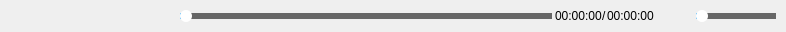
<?xml version="1.0" encoding="UTF-8"?>
<ui version="4.0">
 <class>MediaToolBarUI</class>
 <widget class="QWidget" name="MediaToolBarUI">
  <property name="geometry">
   <rect>
    <x>0</x>
    <y>0</y>
    <width>786</width>
    <height>32</height>
   </rect>
  </property>
  <property name="styleSheet">
   <string notr="true">#MediaPauseBtn{
	border-image:url(:/Resources/media_pause.png);
}

#MediaPauseBtn:hover{
	border-image:url(:/Resources/media_pause_hover.png);
} 

#MediaPlayBtn{
	border-image:url(:/Resources/media_play.png);
} 

#MediaPlayBtn:hover{
	border-image:url(:/Resources/media_play_hover.png);
} 

#MediaStopBtn{
	border-image:url(:/Resources/media_stop.png);
} 

#MediaStopBtn:hover{
	border-image:url(:/Resources/media_stop_hover.png);
} 

#MediaToolBarUI QLabel{
	color:black;
} 

QSlider{
	min-height:12px;
	max-height:12px;
}

QSlider::groove:horizontal{
	margin-top: 3px;
	margin-bottom: 3px;
	background-color:rgb(102,102,102);
} 

QSlider::sub-page:horizontal{
	margin-top: 3px;
	margin-bottom: 3px;
	background-color:rgb(62,173,245);
}

QSlider::handle:horizontal{
	margin-top: -3px;
	margin-bottom: -3px;
	width:12px;
	background:white;
	border-radius: 6px;
} 


</string>
  </property>
  <layout class="QHBoxLayout" name="horizontalLayout_4">
   <property name="spacing">
    <number>0</number>
   </property>
   <property name="leftMargin">
    <number>0</number>
   </property>
   <property name="topMargin">
    <number>0</number>
   </property>
   <property name="rightMargin">
    <number>0</number>
   </property>
   <property name="bottomMargin">
    <number>0</number>
   </property>
   <item>
    <widget class="QWidget" name="MediaCtrlArea" native="true">
     <layout class="QHBoxLayout" name="horizontalLayout_5">
      <property name="spacing">
       <number>10</number>
      </property>
      <property name="leftMargin">
       <number>0</number>
      </property>
      <property name="topMargin">
       <number>0</number>
      </property>
      <property name="rightMargin">
       <number>0</number>
      </property>
      <property name="bottomMargin">
       <number>0</number>
      </property>
      <item>
       <spacer name="horizontalSpacer_3">
        <property name="orientation">
         <enum>Qt::Horizontal</enum>
        </property>
        <property name="sizeType">
         <enum>QSizePolicy::Fixed</enum>
        </property>
        <property name="sizeHint" stdset="0">
         <size>
          <width>10</width>
          <height>20</height>
         </size>
        </property>
       </spacer>
      </item>
      <item>
       <widget class="QPushButton" name="MediaPlayBtn">
        <property name="sizePolicy">
         <sizepolicy hsizetype="Preferred" vsizetype="Preferred">
          <horstretch>0</horstretch>
          <verstretch>0</verstretch>
         </sizepolicy>
        </property>
        <property name="focusPolicy">
         <enum>Qt::NoFocus</enum>
        </property>
        <property name="toolTip">
         <string>播放</string>
        </property>
        <property name="iconSize">
         <size>
          <width>32</width>
          <height>32</height>
         </size>
        </property>
        <property name="flat">
         <bool>true</bool>
        </property>
       </widget>
      </item>
      <item>
       <widget class="QPushButton" name="MediaPauseBtn">
        <property name="sizePolicy">
         <sizepolicy hsizetype="Preferred" vsizetype="Preferred">
          <horstretch>0</horstretch>
          <verstretch>0</verstretch>
         </sizepolicy>
        </property>
        <property name="focusPolicy">
         <enum>Qt::NoFocus</enum>
        </property>
        <property name="toolTip">
         <string>暂停</string>
        </property>
        <property name="iconSize">
         <size>
          <width>32</width>
          <height>32</height>
         </size>
        </property>
        <property name="flat">
         <bool>true</bool>
        </property>
       </widget>
      </item>
      <item>
       <widget class="QPushButton" name="MediaStopBtn">
        <property name="sizePolicy">
         <sizepolicy hsizetype="Preferred" vsizetype="Preferred">
          <horstretch>0</horstretch>
          <verstretch>0</verstretch>
         </sizepolicy>
        </property>
        <property name="focusPolicy">
         <enum>Qt::NoFocus</enum>
        </property>
        <property name="toolTip">
         <string>停止</string>
        </property>
        <property name="iconSize">
         <size>
          <width>32</width>
          <height>32</height>
         </size>
        </property>
        <property name="flat">
         <bool>true</bool>
        </property>
       </widget>
      </item>
     </layout>
    </widget>
   </item>
   <item>
    <spacer name="horizontalSpacer_6">
     <property name="orientation">
      <enum>Qt::Horizontal</enum>
     </property>
     <property name="sizeType">
      <enum>QSizePolicy::Fixed</enum>
     </property>
     <property name="sizeHint" stdset="0">
      <size>
       <width>30</width>
       <height>20</height>
      </size>
     </property>
    </spacer>
   </item>
   <item>
    <widget class="QWidget" name="PlayProgressArea" native="true">
     <property name="sizePolicy">
      <sizepolicy hsizetype="Preferred" vsizetype="Expanding">
       <horstretch>0</horstretch>
       <verstretch>0</verstretch>
      </sizepolicy>
     </property>
     <layout class="QHBoxLayout" name="horizontalLayout">
      <property name="spacing">
       <number>0</number>
      </property>
      <property name="leftMargin">
       <number>0</number>
      </property>
      <property name="topMargin">
       <number>0</number>
      </property>
      <property name="rightMargin">
       <number>0</number>
      </property>
      <property name="bottomMargin">
       <number>0</number>
      </property>
      <item>
       <widget class="SliderWithDescPoint" name="PlayProgressBar">
        <property name="sizePolicy">
         <sizepolicy hsizetype="Expanding" vsizetype="Preferred">
          <horstretch>0</horstretch>
          <verstretch>0</verstretch>
         </sizepolicy>
        </property>
        <property name="minimumSize">
         <size>
          <width>0</width>
          <height>12</height>
         </size>
        </property>
        <property name="focusPolicy">
         <enum>Qt::NoFocus</enum>
        </property>
        <property name="singleStep">
         <number>15000</number>
        </property>
        <property name="pageStep">
         <number>15000</number>
        </property>
        <property name="orientation">
         <enum>Qt::Horizontal</enum>
        </property>
       </widget>
      </item>
      <item>
       <widget class="QWidget" name="timeInfoWidget" native="true">
        <layout class="QHBoxLayout" name="horizontalLayout_3">
         <property name="spacing">
          <number>0</number>
         </property>
         <property name="leftMargin">
          <number>3</number>
         </property>
         <property name="topMargin">
          <number>0</number>
         </property>
         <property name="rightMargin">
          <number>3</number>
         </property>
         <property name="bottomMargin">
          <number>0</number>
         </property>
         <item>
          <widget class="QLabel" name="PlayTimelabel">
           <property name="text">
            <string>00:00:00</string>
           </property>
          </widget>
         </item>
         <item>
          <widget class="QLabel" name="PlayTimelabel_2">
           <property name="text">
            <string>/</string>
           </property>
          </widget>
         </item>
         <item>
          <widget class="QLabel" name="TotalTimelabel">
           <property name="text">
            <string>00:00:00</string>
           </property>
          </widget>
         </item>
        </layout>
        <zorder>TotalTimelabel</zorder>
        <zorder>PlayTimelabel_2</zorder>
        <zorder>PlayTimelabel</zorder>
       </widget>
      </item>
     </layout>
    </widget>
   </item>
   <item>
    <spacer name="horizontalSpacer_7">
     <property name="orientation">
      <enum>Qt::Horizontal</enum>
     </property>
     <property name="sizeType">
      <enum>QSizePolicy::Fixed</enum>
     </property>
     <property name="sizeHint" stdset="0">
      <size>
       <width>30</width>
       <height>20</height>
      </size>
     </property>
    </spacer>
   </item>
   <item>
    <widget class="QWidget" name="volumeWidget" native="true">
     <property name="sizePolicy">
      <sizepolicy hsizetype="Fixed" vsizetype="Fixed">
       <horstretch>0</horstretch>
       <verstretch>0</verstretch>
      </sizepolicy>
     </property>
     <layout class="QHBoxLayout" name="horizontalLayout_2">
      <property name="spacing">
       <number>0</number>
      </property>
      <property name="leftMargin">
       <number>0</number>
      </property>
      <property name="topMargin">
       <number>0</number>
      </property>
      <property name="rightMargin">
       <number>0</number>
      </property>
      <property name="bottomMargin">
       <number>0</number>
      </property>
      <item>
       <widget class="QLabel" name="volumeLabel">
        <property name="text">
         <string/>
        </property>
        <property name="pixmap">
         <pixmap resource="../APIDemo.qrc">:/Resources/media_volume.png</pixmap>
        </property>
        <property name="scaledContents">
         <bool>true</bool>
        </property>
       </widget>
      </item>
      <item>
       <spacer name="horizontalSpacer_9">
        <property name="orientation">
         <enum>Qt::Horizontal</enum>
        </property>
        <property name="sizeType">
         <enum>QSizePolicy::Fixed</enum>
        </property>
        <property name="sizeHint" stdset="0">
         <size>
          <width>2</width>
          <height>28</height>
         </size>
        </property>
       </spacer>
      </item>
      <item>
       <widget class="SliderWithDescPoint" name="VolumeProgressBar">
        <property name="sizePolicy">
         <sizepolicy hsizetype="Fixed" vsizetype="Fixed">
          <horstretch>0</horstretch>
          <verstretch>0</verstretch>
         </sizepolicy>
        </property>
        <property name="minimumSize">
         <size>
          <width>80</width>
          <height>12</height>
         </size>
        </property>
        <property name="maximumSize">
         <size>
          <width>80</width>
          <height>12</height>
         </size>
        </property>
        <property name="focusPolicy">
         <enum>Qt::NoFocus</enum>
        </property>
        <property name="maximum">
         <number>255</number>
        </property>
        <property name="orientation">
         <enum>Qt::Horizontal</enum>
        </property>
       </widget>
      </item>
     </layout>
    </widget>
   </item>
   <item>
    <spacer name="horizontalSpacer_4">
     <property name="orientation">
      <enum>Qt::Horizontal</enum>
     </property>
     <property name="sizeType">
      <enum>QSizePolicy::Fixed</enum>
     </property>
     <property name="sizeHint" stdset="0">
      <size>
       <width>10</width>
       <height>20</height>
      </size>
     </property>
    </spacer>
   </item>
  </layout>
  <zorder>horizontalSpacer_6</zorder>
  <zorder>horizontalSpacer_7</zorder>
  <zorder>PlayProgressArea</zorder>
  <zorder>MediaCtrlArea</zorder>
  <zorder>volumeWidget</zorder>
  <zorder>horizontalSpacer_4</zorder>
 </widget>
 <layoutdefault spacing="6" margin="11"/>
 <customwidgets>
  <customwidget>
   <class>SliderWithDescPoint</class>
   <extends>QSlider</extends>
   <header>SliderWithDescPoint.h</header>
  </customwidget>
 </customwidgets>
 <resources>
  <include location="../APIDemo.qrc"/>
 </resources>
 <connections/>
</ui>
